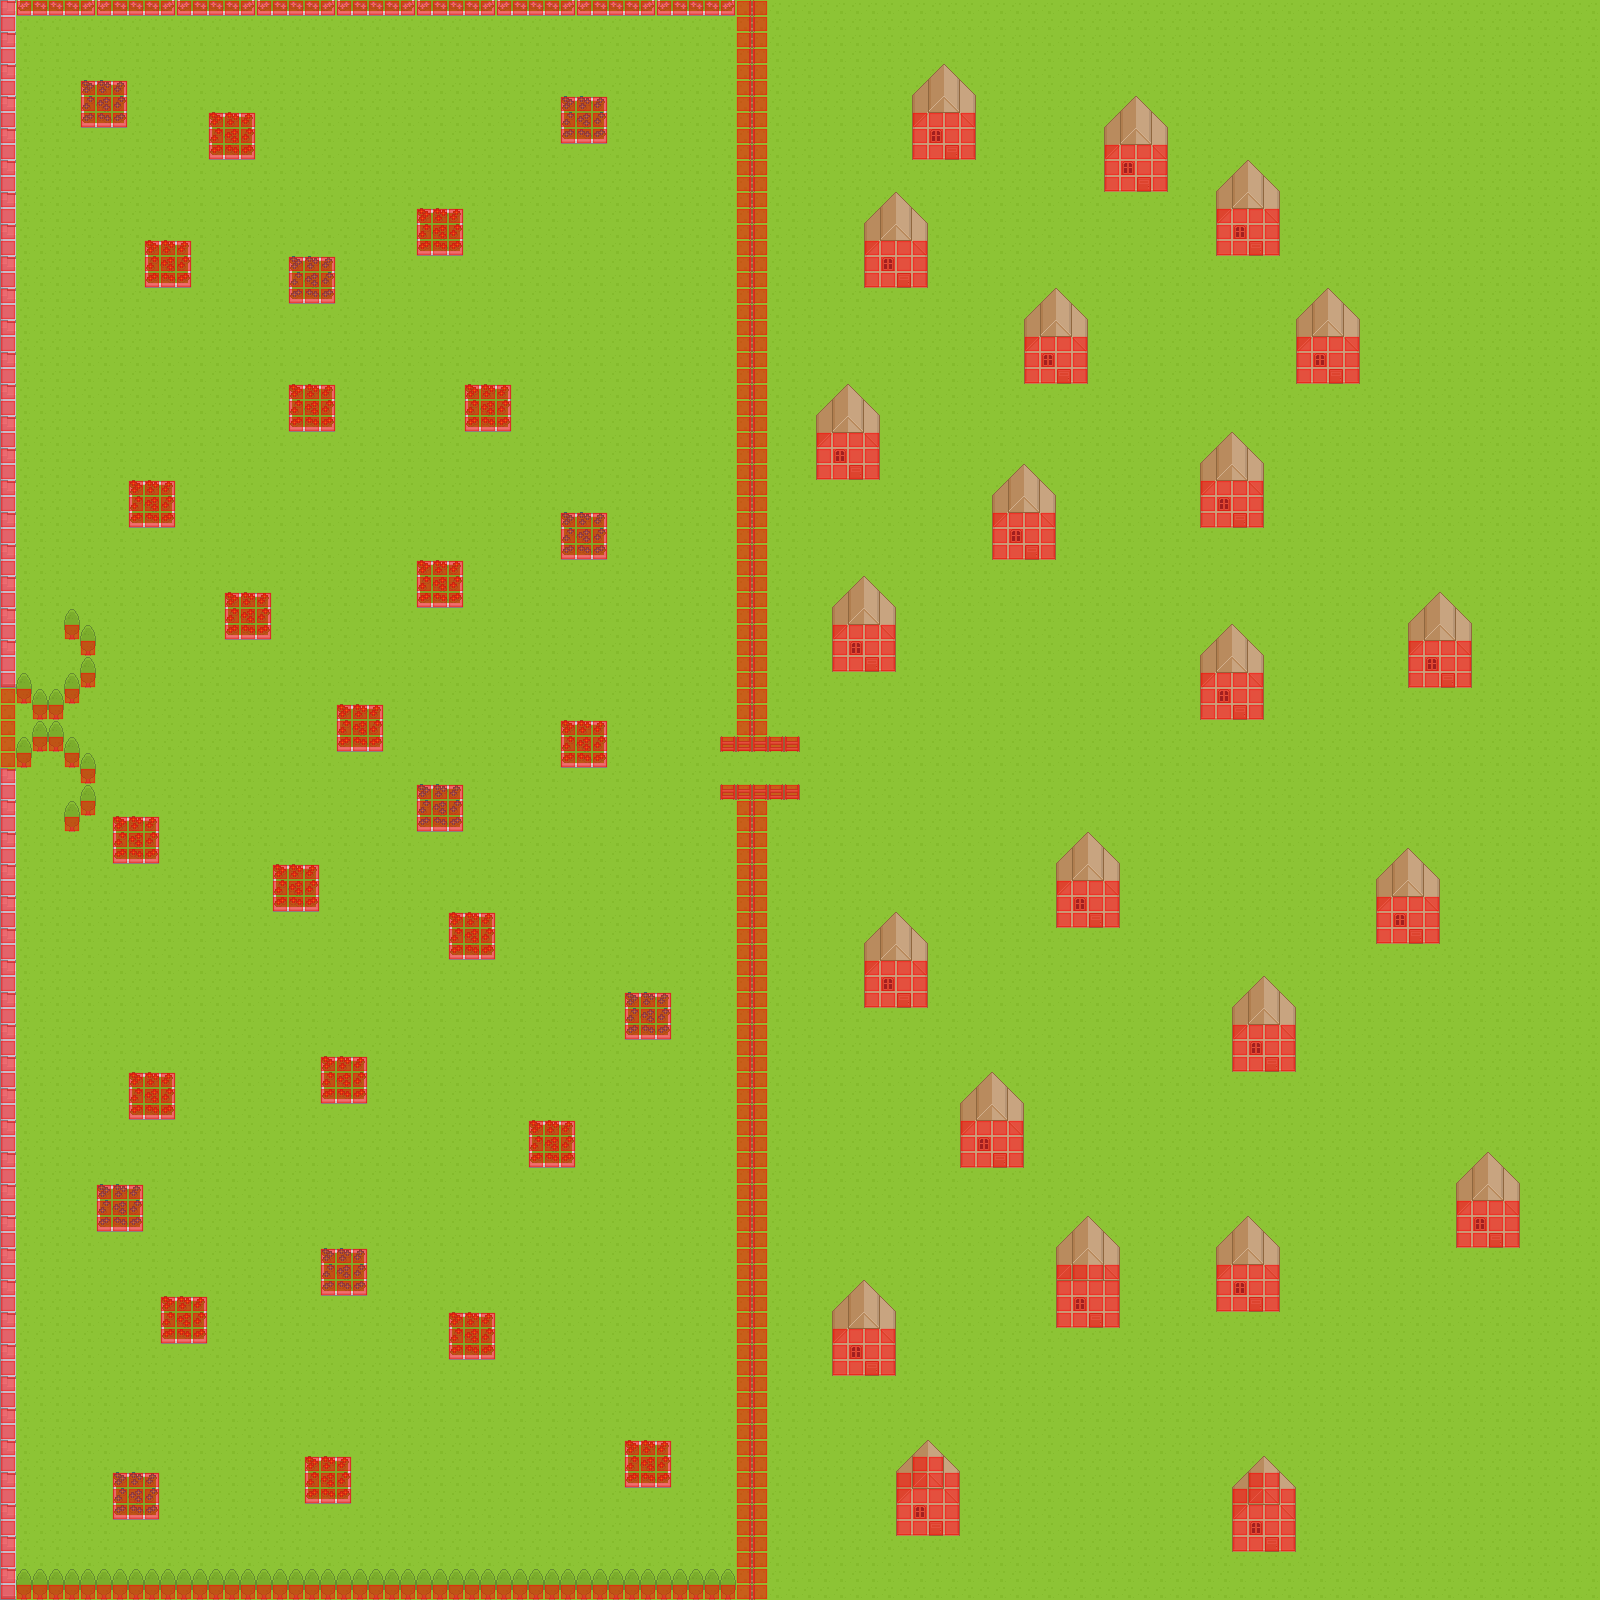

A level layout from a 2D game, rendered from its tile map. Below: a short description, then the map file with tile-grid data replaced by summaries:
An orthogonal 100x100 tile map with 16x16 px tiles, 8 tile layers (Ground, Ground, Ground, Ground, ...), 2 tilesets and 1 object (WARP).

<map version="1.4" tiledversion="1.4.2" orientation="orthogonal" renderorder="right-down" width="100" height="100" tilewidth="16" tileheight="16" infinite="0" nextlayerid="11" nextobjectid="18">
 <properties>
  <property name="MUSIC" value="happy.ogg" />
 </properties>
 <tileset firstgid="1" source="../tilesets/roguelike1_16_16.tsx" />
 <tileset firstgid="1768" source="../tilesets/engine1_16_16.tsx" />
 <layer id="1" name="Ground" width="100" height="100">
  <data>[10000 cells, 10000 non-empty, 1 distinct tile ids]</data>
 </layer>
 <layer id="8" name="Ground" width="100" height="100">
  <data>[10000 cells, 0 non-empty, 0 distinct tile ids]</data>
 </layer>
 <layer id="9" name="Ground" width="100" height="100">
  <data>[10000 cells, 0 non-empty, 0 distinct tile ids]</data>
 </layer>
 <layer id="10" name="Ground" width="100" height="100">
  <data>[10000 cells, 653 non-empty, 27 distinct tile ids]</data>
 </layer>
 <layer id="7" name="Ground" width="100" height="100">
  <data>[10000 cells, 150 non-empty, 4 distinct tile ids]</data>
 </layer>
 <layer id="2" name="Ground" width="100" height="100">
  <data>[10000 cells, 322 non-empty, 10 distinct tile ids]</data>
 </layer>
 <layer id="3" name="Over" width="100" height="100">
  <data>[10000 cells, 604 non-empty, 18 distinct tile ids]</data>
 </layer>
 <layer id="4" name="Collision" width="100" height="100">
  <data>[10000 cells, 959 non-empty, 1 distinct tile ids]</data>
 </layer>
 <objectgroup id="5" name="Objects">
  <object id="16" name="WARP TO 1-2" type="WARP" x="16" y="720" width="16" height="16">
   <properties>
    <property name="DEST_MAP" value="ow-1-2" />
    <property name="DEST_X" type="int" value="98" />
    <property name="DEST_Y" type="int" value="45" />
   </properties>
  </object>
 </objectgroup>
</map>
